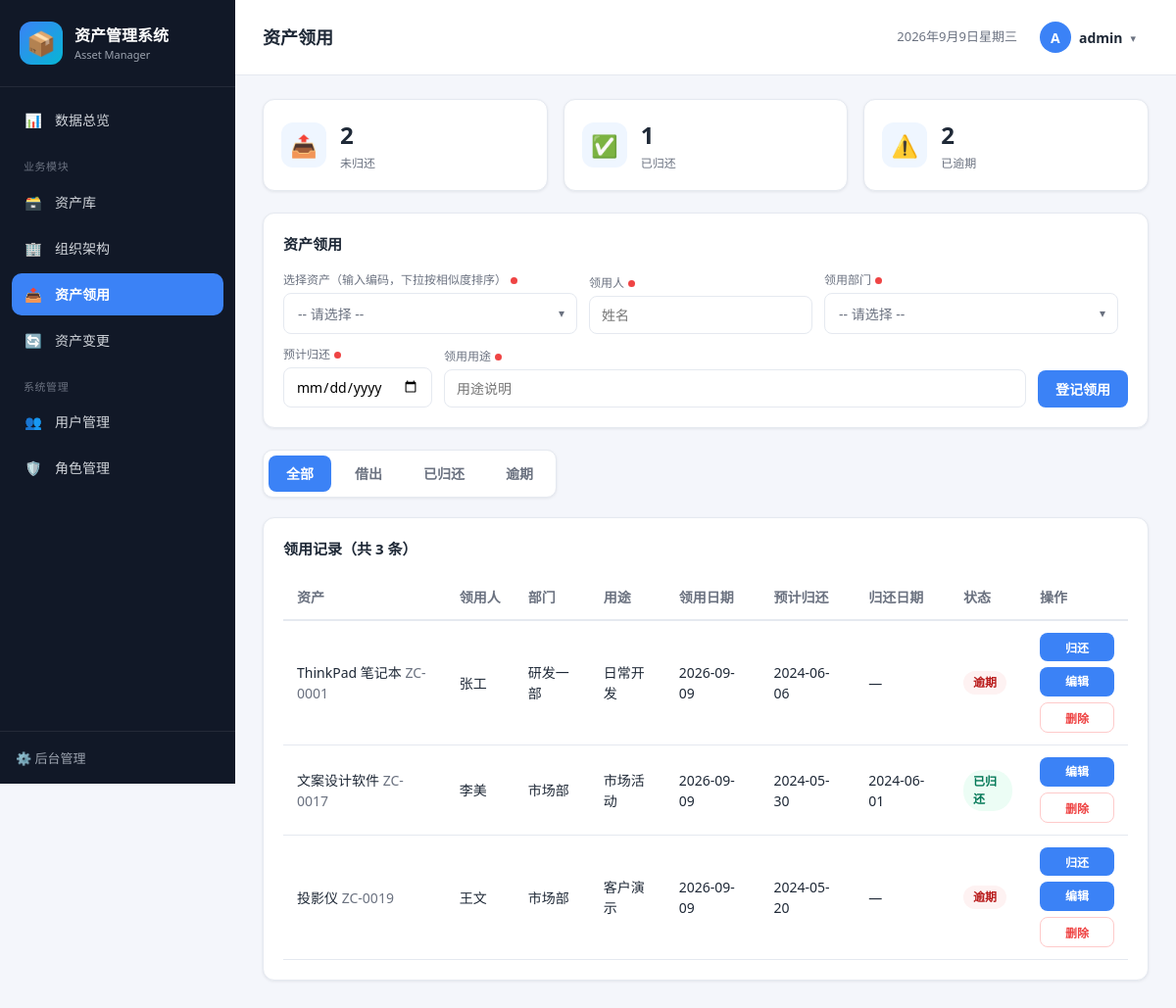
/requisition/ (signed in), run on the app's committed database.
### assets/models.py (models this page shows, shortened)
class Requisition(models.Model):
    STATUS_CHOICES = [
        ('借出', '借出'),
        ('已归还', '已归还'),
    ]
    asset = models.ForeignKey(
        Asset,
        verbose_name='资产',
        on_delete=models.CASCADE,
        related_name='requisitions',
    )
    user = models.CharField('领用人', max_length=50)
    department = models.ForeignKey(
        Department,
        verbose_name='领用部门',
        on_delete=models.SET_NULL,
        null=True,
        blank=True,
        related_name='requisitions',
    )
    purpose = models.CharField('领用用途', max_length=200, blank=True)
    borrow_date = models.DateField('领用日期', auto_now_add=True)
    due_date = models.DateField('预计归还', null=True, blank=True)
    return_date = models.DateField('归还日期', null=True, blank=True)
    status = models.CharField('状态', max_length=20, choices=STATUS_CHOICES, default='借出')
    class Meta:
        verbose_name = '资产领用'
        verbose_name_plural = '资产领用'
        ordering = ['-borrow_date']
    @property
    def is_overdue(self):
        from django.utils import timezone
        return bool(
            self.status == '借出'
            and self.due_date
            and self.due_date < timezone.localdate()
        )
    @property
    def display_status(self):
        return '逾期' if self.is_overdue else self.status

class Asset(models.Model):
    CATEGORY_CHOICES = [
        ('电脑', '电脑设备'),
        ('办公家具', '办公家具'),
        ('网络设备', '网络设备'),
        ('软件', '软件/系统'),
        ('办公电器', '办公电器'),
        ('其他', '其他'),
    ]
    STATUS_CHOICES = [
        ('在用', '在用'),
        ('库存', '库存'),
        ('借出', '借出'),
        ('维修', '维修'),
        ('报废', '报废'),
    ]
    asset_id = models.CharField('资产编号', max_length=30, unique=True)
    name = models.CharField('资产名称', max_length=120)
    category = models.CharField('资产类别', max_length=30, choices=CATEGORY_CHOICES, default='其他')
    specification = models.CharField('规格', max_length=200, blank=True)
    configuration = models.CharField('配置', max_length=500, blank=True)
    responsible = models.CharField('责任人', max_length=50, blank=True)
    serial = models.CharField('序列号', max_length=120, blank=True)
    department = models.ForeignKey(
        Department,
        verbose_name='所属部门',
        on_delete=models.SET_NULL,
        null=True,
        blank=True,
        related_name='assets',
    )
    user = models.CharField('实际使用人', max_length=50, blank=True)
    status = models.CharField('使用状态', max_length=20, choices=STATUS_CHOICES, default='库存')
    price = models.DecimalField('资产价值(元)', max_digits=12, decimal_places=2, default=0)
    purchase_date = models.DateField('购置日期', null=True, blank=True)
    location = models.CharField('存放位置', max_length=120, blank=True)
    created_at = models.DateTimeField('创建时间', auto_now_add=True)
    class Meta:
        verbose_name = '资产'
        verbose_name_plural = '资产'
        ordering = ['asset_id']

class Department(models.Model):
    name = models.CharField('部门名称', max_length=100, unique=True)
    manager = models.CharField('负责人', max_length=50, blank=True)
    description = models.CharField('部门描述', max_length=200, blank=True)
    parent = models.ForeignKey(
        'self',
        verbose_name='上级部门',
        on_delete=models.SET_NULL,
        null=True,
        blank=True,
        related_name='children',
    )
    created_at = models.DateTimeField('创建时间', auto_now_add=True)
    class Meta:
        verbose_name = '部门'
        verbose_name_plural = '部门'
        ordering = ['id']

### assets/views.py (the view)
# urls.py: path('requisition/', views.requisition, name='requisition'),
@perm_required('view_requisition')
def requisition(request):
    status = request.GET.get('status', '')
    all_records = list(Requisition.objects.select_related('asset', 'department').order_by('-borrow_date'))
    if status == '逾期':
        records = [r for r in all_records if r.display_status == '逾期']
    elif status:
        records = [r for r in all_records if r.status == status]
    else:
        records = all_records
    overdue_count = sum(1 for r in all_records if r.display_status == '逾期')
    paginator = Paginator(records, 10)
    page_obj = paginator.get_page(request.GET.get('page'))
    available_assets = Asset.objects.filter(status='库存')
    asset_options = [
        {'id': a.pk, 'asset_id': a.asset_id, 'name': a.name, 'status': a.status}
        for a in available_assets
    ]
    context = {
        'records': page_obj.object_list,
        'page_obj': page_obj,
        'assets': available_assets,
        'asset_options': asset_options,
        'department_options': [{'id': d.id, 'text': d.name} for d in Department.objects.all()],
        'departments': Department.objects.all(),
        'total_borrowed': Requisition.objects.filter(status='借出').count(),
        'total_returned': Requisition.objects.filter(status='已归还').count(),
        'overdue_count': overdue_count,
        'status': status,
        'page_title': '资产领用',
        'active': 'requisition',
    }
    return render(request, 'requisition.html', context)

### assets/context_processors.py (called while the page is built)
def messages_json(request):
    msgs = [
        {'level': m.level_tag, 'message': str(m)}
        for m in get_messages(request)
    ]
    return {'messages_json': json.dumps(msgs, ensure_ascii=False)}

### assets/permissions.py (called while the page is built)
def user_has_perm(user, perm):
    if not user or not user.is_authenticated:
        return False
    if user.is_superuser:
        return True
    profile = getattr(user, 'profile', None)
    role = profile.role if profile else None
    if not role:
        return False
    return bool(getattr(role, perm, False))

def perm_required(perm_code):
    def decorator(view_func):
        @wraps(view_func)
        @login_required
        def _wrapped(request, *args, **kwargs):
            if not user_has_perm(request.user, perm_code):
                messages.error(request, '当前账号无访问该页面的权限。')
                return redirect(reverse('dashboard'))
            return view_func(request, *args, **kwargs)
        return _wrapped
    return decorator

### assets/templatetags/app_filters.py (called while the page is built)
@register.filter
def has_perm(user, perm):
    return user_has_perm(user, perm)

### templates/requisition.html (shortened to what this page needs)
{% extends 'base.html' %}
{% load app_filters %}
{% block content %}
<div class="stat-grid">
    <div class="stat-card"><div class="stat-icon">📤</div><div class="stat-info"><div class="stat-value">{{ total_borrowed }}</div><div class="stat-label">未归还</div></div></div>
    <div class="stat-card"><div class="stat-icon">✅</div><div class="stat-info"><div class="stat-value">{{ total_returned }}</div><div class="stat-label">已归还</div></div></div>
    <div class="stat-card"><div class="stat-icon">⚠️</div><div class="stat-info"><div class="stat-value">{{ overdue_count }}</div><div class="stat-label">已逾期</div></div></div>
</div>
{% if user|has_perm:'manage_requisition' %}
<div class="card">
    <div class="card-title">资产领用</div>
    <form method="post" action="{% url 'requisition_create' %}" style="display:flex;gap:12px;flex-wrap:wrap;align-items:flex-end;">
        <div class="filter-group">
            <label class="req">选择资产（输入编码，下拉按相似度排序）</label>
            <div class="asset-pick" id="pick-asset" data-name="asset">
                <button type="button" class="ap-box">
                    <span class="ap-text placeholder">-- 请选择 --</span>
                    <span class="ap-caret">▾</span>
                </button>
            </div>
        </div>
        <div class="filter-group">
            <label class="req">领用人</label>
            <input type="text" name="user" required placeholder="姓名">
        </div>
        <div class="filter-group">
            <label class="req">领用部门</label>
            <div class="asset-pick" id="pick-dept">
                <button type="button" class="ap-box">
                    <span class="ap-text placeholder">-- 请选择 --</span>
                    <span class="ap-caret">▾</span>
                </button>
            </div>
        </div>
        <div class="filter-group">
            <label class="req">预计归还</label>
            <input type="date" name="due_date" required>
        </div>
        <div class="filter-group" style="flex:1;min-width:160px;">
            <label class="req">领用用途</label>
            <input type="text" name="purpose" required placeholder="用途说明" style="width:100%;">
        </div>
        <button class="btn" type="submit">登记领用</button>
    </form>
</div>
{% endif %}
<div class="view-tabs">
    <a class="tab {% if not status %}active{% endif %}" href="{% url 'requisition' %}">全部</a>
    <a class="tab {% if status == '借出' %}active{% endif %}" href="{% url 'requisition' %}?status=借出">借出</a>
    <a class="tab {% if status == '已归还' %}active{% endif %}" href="{% url 'requisition' %}?status=已归还">已归还</a>
    <a class="tab {% if status == '逾期' %}active{% endif %}" href="{% url 'requisition' %}?status=逾期">逾期</a>
</div>
<div class="card">
    <div class="card-title">领用记录（共 {{ page_obj.paginator.count }} 条）</div>
    {% if records %}
    <div class="table-wrap">
    <table class="table">
        <thead>
            <tr><th>资产</th><th>领用人</th><th>部门</th><th>用途</th><th>领用日期</th><th>预计归还</th><th>归还日期</th><th>状态</th><th>操作</th></tr>
        </thead>
        <tbody>
            {% for r in records %}
            <tr>
                <td>{{ r.asset.name }} <span class="muted">{{ r.asset.asset_id }}</span></td>
                <td>{{ r.user }}</td>
                <td>{{ r.department.name|default:'—' }}</td>
                <td>{{ r.purpose|default:'—' }}</td>
                <td>{{ r.borrow_date|date:'Y-m-d' }}</td>
                <td>{{ r.due_date|date:'Y-m-d'|default:'—' }}</td>
                <td>{{ r.return_date|date:'Y-m-d'|default:'—' }}</td>
                <td>
                    {% if r.display_status == '借出' %}<span class="badge">{{ r.display_status }}</span>
                    {% elif r.display_status == '已归还' %}<span class="badge green">{{ r.display_status }}</span>
                    {% else %}<span class="badge red">{{ r.display_status }}</span>{% endif %}
                </td>
                <td>
                    {% if user|has_perm:'manage_requisition' %}
                    <div class="col-actions">
                        {% if r.status == '借出' %}
                        <form method="post" action="{% url 'requisition_return' r.pk %}" id="ret-{{ r.pk }}"
                              onsubmit="return confirmAction('确认资产「{{ r.asset.name }}」已归还？', 'ret-{{ r.pk }}');">
                            <button class="btn btn-sm" type="submit">归还</button>
                        </form>
                        {% endif %}
                        <a class="btn btn-sm" href="{% url 'requisition_edit' r.pk %}" title="编辑记录">编辑</a>
                        <form method="post" action="{% url 'requisition_delete' r.pk %}" id="del-req-{{ r.pk }}"
                              onsubmit="return confirmAction('确认删除该领用记录？', 'del-req-{{ r.pk }}');">
                            <button class="btn btn-sm btn-danger btn-outline-danger" type="submit" title="删除记录">删除</button>
                        </form>
                    </div>
                    {% else %}{% if r.status == '借出' %}<span class="muted">仅管理可归还</span>{% else %}—{% endif %}{% endif %}
                </td>
            </tr>
            {% endfor %}
        </tbody>
    </table>
    </div>
    {% else %}
    <div class="empty">暂无领用记录。</div>
    {% endif %}
</div>
{% endblock %}

### templates/base.html (shortened to what this page needs)
{% load static %}
{% load app_filters %}
<!DOCTYPE html>
<html lang="zh-cn">
<head>
    <link rel="stylesheet" href="{% static 'css/style.css' %}">
</head>
<body>
<div class="layout">
    <aside class="sidebar">
        <div class="brand">
            <div class="brand-icon">📦</div>
            <div class="brand-text">
                <div class="brand-name">资产管理系统</div>
                <div class="brand-sub">Asset Manager</div>
            </div>
        </div>
        <nav class="nav">
            {% if user.is_authenticated %}
            <a class="nav-item {% if active == 'dashboard' %}active{% endif %}" href="{% url 'dashboard' %}">
                <span class="nav-icon">📊</span>数据总览
            </a>
            <div class="nav-group">业务模块</div>
            {% if user.is_superuser or user|has_perm:'view_assets' %}
            <a class="nav-item {% if active == 'library' %}active{% endif %}" href="{% url 'library' %}">
                <span class="nav-icon">🗃️</span>资产库
            </a>
            {% endif %}
            {% if user.is_superuser or user|has_perm:'view_org' %}
            <a class="nav-item {% if active == 'org' %}active{% endif %}" href="{% url 'org' %}">
                <span class="nav-icon">🏢</span>组织架构
            </a>
            {% endif %}
            {% if user.is_superuser or user|has_perm:'view_requisition' %}
            <a class="nav-item {% if active == 'requisition' %}active{% endif %}" href="{% url 'requisition' %}">
                <span class="nav-icon">📤</span>资产领用
            </a>
            {% endif %}
            {% if user.is_superuser or user|has_perm:'view_change' %}
            <a class="nav-item {% if active == 'change' %}active{% endif %}" href="{% url 'change' %}">
                <span class="nav-icon">🔄</span>资产变更
            </a>
            {% endif %}
            {% if user.is_superuser or user|has_perm:'manage_users' %}
            <div class="nav-group">系统管理</div>
            <a class="nav-item {% if active == 'users' %}active{% endif %}" href="{% url 'user_list' %}">
                <span class="nav-icon">👥</span>用户管理
            </a>
            <a class="nav-item {% if active == 'roles' %}active{% endif %}" href="{% url 'role_list' %}">
                <span class="nav-icon">🛡️</span>角色管理
            </a>
            {% endif %}
            {% endif %}
        </nav>
        <div class="sidebar-footer">
            <a href="/admin/" target="_blank">⚙️ 后台管理</a>
        </div>
    </aside>
    <main class="main">
        <header class="topbar">
            <div class="page-title">{{ page_title }}</div>
            <div class="topbar-right">
                <span class="date-badge" id="today"></span>
                <div class="user-menu">
                    <div class="user-dropdown">
                        <button type="button" class="user-trigger" id="user-trigger">
                            <span class="user-avatar">{{ user.username|slice:':1'|upper }}</span>
                            <span class="user-name">{{ user.username }}</span>
                            <span class="dd-caret">▾</span>
                        </button>
                    </div>
                </div>
            </div>
        </header>
        <div class="content">
            {% block content %}{% endblock %}
        </div>
    </main>
</div>
</body>
</html>

### data on the page
Requisition: asset.name "ThinkPad 笔记本", asset.asset_id "ZC-0001", user "张工", department.name "研发一部", purpose "日常开发", borrow_date "2026-09-09", due_date "2024-06-06", return_date "—", display_status "逾期"
Requisition: asset.name "文案设计软件", asset.asset_id "ZC-0017", user "李美", department.name "市场部", purpose "市场活动", borrow_date "2026-09-09", due_date "2024-05-30", return_date "2024-06-01", display_status "已归还"
Requisition: asset.name "投影仪", asset.asset_id "ZC-0019", user "王文", department.name "市场部", purpose "客户演示", borrow_date "2026-09-09", due_date "2024-05-20", return_date "—", display_status "逾期"

### other printed values
{{ page_title }} "资产领用"
{{ user.username|slice:':1'|upper }} "A"
{{ user.username }} "admin"
{{ total_borrowed }} "2"
{{ total_returned }} "1"
{{ overdue_count }} "2"
{{ page_obj.paginator.count }} "3"
